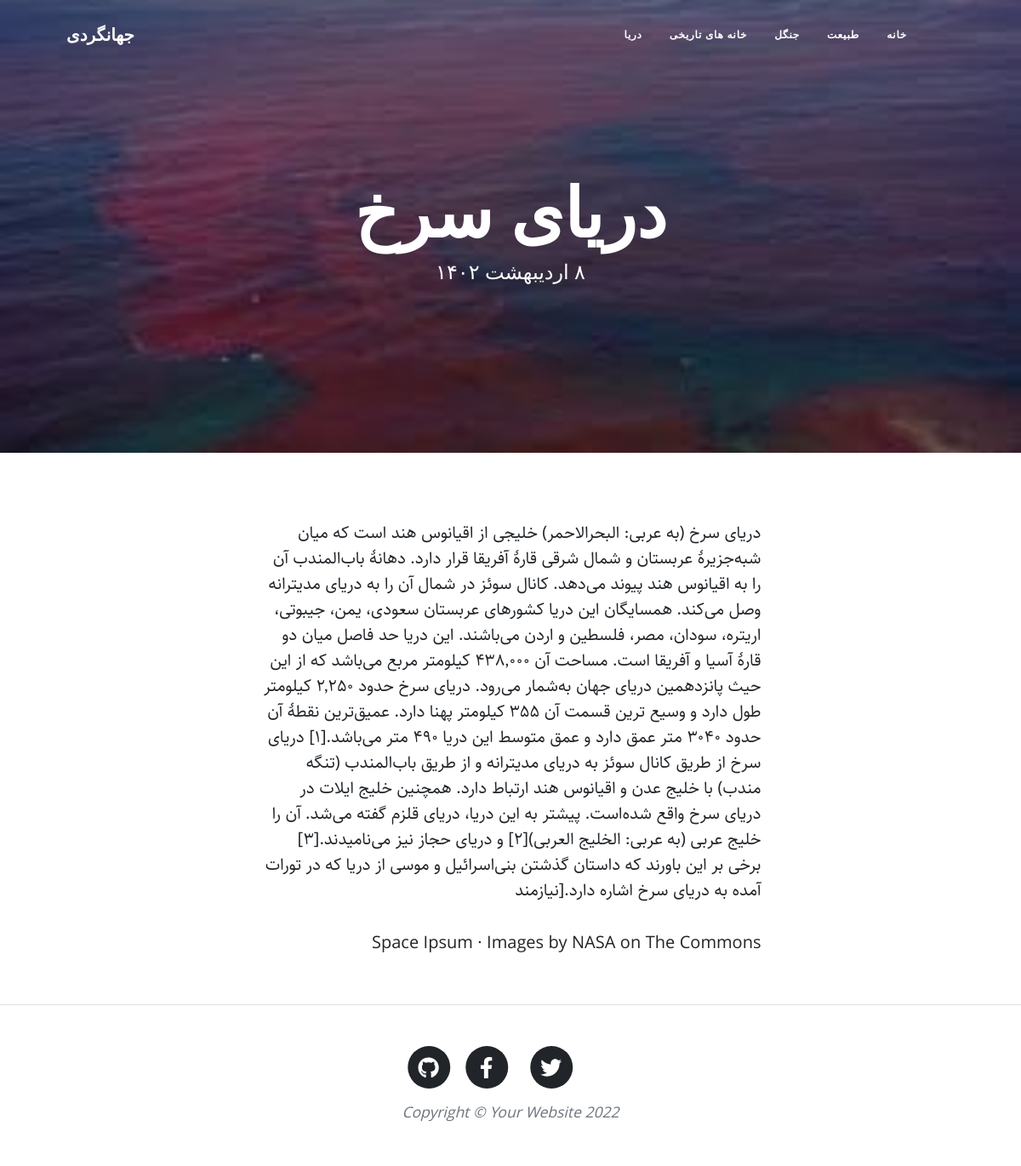
Screenshot of /3/ with the database file from the repository.
### blog/models.py (models this page shows, shortened)
class Category(models.Model):
    parent = models.ForeignKey('self',null=True,blank=True,related_name="children",on_delete=models.SET_NULL,verbose_name="زیردسته")
    title = models.CharField(max_length=50,verbose_name="عنوان دسته بندی")
    slug = models.SlugField(verbose_name="آدرس دسته بندی",unique=True)
    position = models.IntegerField(verbose_name="جایگاه")
    is_active = models.BooleanField(default=False,verbose_name="نمایش داده شود؟")
    class Meta:
        verbose_name = "دسته بند ی"
        verbose_name_plural = "دسته بندی ها"
        ordering = ["-position"]

class Blog(models.Model):
    STATUS_CHOICES = (
        ('d', 'پیش‌نویس'),		 # draft
        ('p', "منتشر شده"),		 # publish
    )
    title = models.CharField(max_length=200, verbose_name="عنوان مقاله")
    slug = models.SlugField(max_length=100, unique=True, verbose_name="آدرس مقاله")
    description = models.TextField(verbose_name="محتوا")
    category = models.ManyToManyField(Category,related_name="blogs",verbose_name="دسته بندی")
    thumbnail = models.ImageField(upload_to="images", verbose_name="تصویر مقاله")
    publish = models.DateTimeField(default=timezone.now, verbose_name="زمان انتشار")
    created = models.DateTimeField(auto_now_add=True)
    updated = models.DateTimeField(auto_now=True)
    status = models.CharField(max_length=1, choices=STATUS_CHOICES, verbose_name="وضعیت")
    def jpublish(self):
        return jalali_converter(self.publish)
    jpublish.short_description = "تاریخ مقاله"
    class Meta:
        verbose_name = "مقاله"
        verbose_name_plural = "مقالات"
        ordering = ["-publish"]
    def Image(self):
        return format_html("<img width=90 style='border-radius:5px;' src='{}'>".format(self.thumbnail.url))
    Image.short_description = "عکس"
    objects = PublishedManager()

### blog/views.py (the view)
# urls.py: path('<pk>/',views.detail,name='detail'),
def detail(request,pk):
    blog = Blog.objects.get(pk=pk)
    context = {
        'blog':blog
    }
    return render(request,'post.html',context)

### blog/templatetags/base.py (called while the page is built)
@register.simple_tag()
def title():
    return "جهانگردی"

@register.inclusion_tag("template_tags/navbar.html")
def navbar():
    return {
        "categories":Category.objects.filter(is_active=True)
    }

### extensions/jalali.py (called while the page is built)
    def persian_tuple(self):
        return self.persian_year, self.persian_month, self.persian_day

### extensions/utils.py (called while the page is built)
def persian_numbers_converter(my_str):
    nums = {
        "0": "۰",
        "1": "۱",
        "2": "۲",
        "3": "۳",
        "4": "۴",
        "5": "۵",
        "6": "۶",
        "7": "۷",
        "8": "۸",
        "9": "۹",
    }
    for e,p in nums.items():
        my_str = my_str.replace(e,p)
    return my_str

def jalali_converter(time):
    jmonth = ["فروردین","اردیبهشت","خرداد","تیر","مرداد","شهریور","مهر","ابان","اذر","دی","بهمن","اسفند"]
    time_to_str = "{} {} {}".format(time.year,time.month,time.day)
    time_to_tuple = jalali.Gregorian(time_to_str).persian_tuple()
    time_to_list = list(time_to_tuple)
    for index,month in enumerate(jmonth):
        if time_to_list[1] == index +1:
            time_to_list[1] = month
            break
    output = "{} {} {}".format(
        time_to_list[2],
        time_to_list[1],
        time_to_list[0],
    )
    return persian_numbers_converter(output)

### templates/post.html (shortened to what this page needs)
{% extends 'base.html' %}
{% block background %}style="background-image: url({{blog.thumbnail.url}})"{% endblock background %}
{% block time %}{{blog.jpublish}}{% endblock time %}
{% block heading %}{{blog.title}}{% endblock heading %}
{% block content %}
<head>
</head>
        <article class="mb-4">
            <div class="container px-4 px-lg-5">
                <div class="row gx-4 gx-lg-5 justify-content-center">
                    <div class="col-md-10 col-lg-8 col-xl-7">
                        <p>{{blog.description}}</p>
                            <a href="http://spaceipsum.com/">Space Ipsum</a>
                            &middot; Images by
                            <a href="https://www.flickr.com/photos/nasacommons/">NASA on The Commons</a>
                    </div>
                </div>
            </div>
        </article>
{% endblock content %}

### templates/base.html (shortened to what this page needs)
{% load static %}
{% load base %}
<!DOCTYPE html>
<html lang="en">
    <head>
        <link href="{% static 'css/styles.css' %}" rel="stylesheet" />
        <link rel="stylesheet" href="{% static '../static/css/rtl.css'%}">
    </head>
    <body>
        <nav class="navbar navbar-expand-lg navbar-light" id="mainNav">
            <div class="container px-4 px-lg-5">
                {% navbar %}
                <a class="navbar-brand" href="{% url 'blog:home' %}" >{% title %}</a>
            </div>
        </nav>
        <header class="masthead" {% block background %} style="background-image: url(https://secretcompass.com/wp-content/uploads/2018/01/Jungle-Rot.jpg)"{% endblock background %}>
            <div class="container position-relative px-4 px-lg-5">
                <div class="row gx-4 gx-lg-5 justify-content-center">
                    <div class="col-md-10 col-lg-8 col-xl-7">
                        <div class="site-heading">
                            <h1>{% block heading %}Clean Blog{% endblock heading %}</h1>
                            <span class="subheading">{% block time %}A Blog Theme by Start Bootstrap{% endblock time %}</span>
                        </div>
                    </div>
                </div>
            </div>
        </header>
{% block content %}
{% endblock content %}
               <footer class="border-top">
                <div class="container px-4 px-lg-5">
                    <div class="row gx-4 gx-lg-5 justify-content-center">
                        <div class="col-md-10 col-lg-8 col-xl-7">
                            <ul class="list-inline text-center">
                                <li class="list-inline-item">
                                    <a href="#!">
                                        <span class="fa-stack fa-lg">
                                            <i class="fas fa-circle fa-stack-2x"></i>
                                            <i class="fab fa-twitter fa-stack-1x fa-inverse"></i>
                                        </span>
                                    </a>
                                </li>
                                <li class="list-inline-item">
                                    <a href="#!">
                                        <span class="fa-stack fa-lg">
                                            <i class="fas fa-circle fa-stack-2x"></i>
                                            <i class="fab fa-facebook-f fa-stack-1x fa-inverse"></i>
                                        </span>
                                    </a>
                                </li>
                                <li class="list-inline-item">
                                    <a href="#!">
                                        <span class="fa-stack fa-lg">
                                            <i class="fas fa-circle fa-stack-2x"></i>
                                            <i class="fab fa-github fa-stack-1x fa-inverse"></i>
                                        </span>
                                    </a>
                                </li>
                            </ul>
                            <div class="small text-center text-muted fst-italic">Copyright &copy; Your Website 2022</div>
                        </div>
                    </div>
                </div>
            </footer>
        </body>
    </html>

### templates/template_tags/navbar.html
<div class="collapse navbar-collapse" id="navbarResponsive">
    <ul class="navbar-nav ms-auto py-4 py-lg-0">
        <li class="nav-item"><a class="nav-link px-lg-3 py-3 py-lg-4" href="{% url 'blog:home' %}">خانه</a></li>
        {% for category in categories %}
        <li class="nav-item"><a class="nav-link px-lg-3 py-3 py-lg-4" href="{% url 'blog:category'  category.slug %}">{{category.title}}</a></li>
        {% endfor %}
    </ul>
</div>

### static/css/rtl.css (style rules this page uses)
body { text-align: right; direction: rtl; font-family: "Sahel"; }
.navbar-nav { margin-left: 700px; }

### rows the page displays
Category: title "طبیعت"
Category: title "جنگل"
Category: title "خانه های تاریخی"
Category: title "دریا"
Blog: thumbnail (picture), title "دریای سرخ", jpublish "۸ اردیبهشت ۱۴۰۲", description "دریای سرخ (به عربی: البحرالاحمر) خلیجی از اقیانوس هند است که میان شبه‌جزیرهٔ عربستان و شمال شرقی قارهٔ آفریقا قرار دارد. دهانهٔ باب‌المندب آن را به اقیانوس هند پیوند می‌دهد. کانال سوئز در شمال آن را به دریای مدیترانه وصل می‌کند. همسایگان این دریا کشورهای عربستان سعودی، یمن، جیبوتی، اریتره، سودان، مصر، فلسطین و اردن می‌باشند. این دریا حد فاصل میان دو قارهٔ آسیا و آفریقا است. مساحت آن ۴۳۸٬۰۰۰ کیلومتر مربع می‌باشد که از این حیث پانزدهمین دریای جهان به‌شمار می‌رود. دریای سرخ حدود ۲٬۲۵۰ کیلومتر طول دارد و وسیع ترین قسمت آن ۳۵۵ کیلومتر پهنا دارد. عمیق‌ترین نقطهٔ آن حدود ۳۰۴۰ متر عمق دارد و عمق متوسط این دریا ۴۹۰ متر می‌باشد.[۱] دریای سرخ از طریق کانال سوئز به دریای مدیترانه و از طریق باب‌المندب…"
